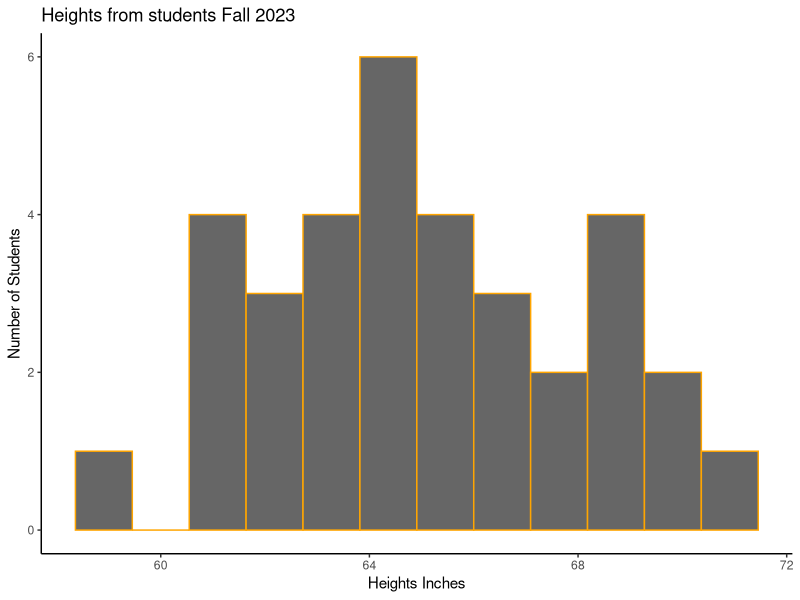
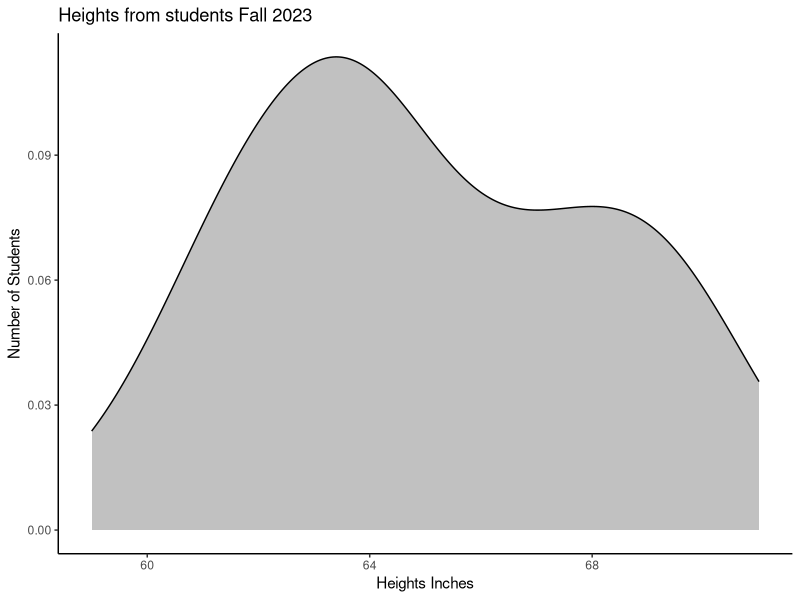

Recreate these plots in R, in order.
## ---- chunk 1
library(tidyverse)

heights <- c(65L, 62L, 69L, 68L, 63L, 61L, 61L, 64L, 63L, 62L, 71L, 66L, 63L, 68L, 67L, 70L, 65L, 61L, 64L, 69L, 67L, 67L, 70L, 64L, 61L, 64L, 64L, 69L, 69L, 59L, 63L, 66L, 64L, 62L)

heights <- data_frame(heights)


ggplot(data = heights)+
  geom_histogram(mapping = aes(heights), bins=12, color="orange", fill= "gray40")+
  theme_classic()+
  xlab("Heights Inches")+
  ylab("Number of Students")+
  labs(title = "Heights from students Fall 2023")
## ---- chunk 2
table(heights)
## ---- chunk 3

ggplot(data = heights)+
  geom_density(mapping = aes(heights), fill= "gray40", alpha = 0.4)+
  theme_classic()+
  xlab("Heights Inches")+
  ylab("Number of Students")+
  labs(title = "Heights from students Fall 2023")

